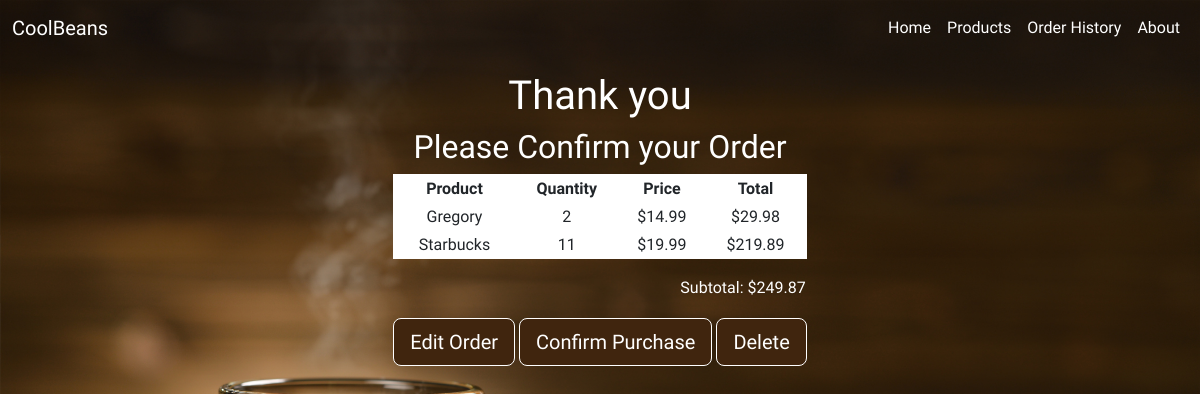
The app's page /confirmation/6 with its own data.
### beansapp/models.py (models this page shows)
class OrderItem(models.Model):
    product = models.ForeignKey(Product, on_delete=models.SET_NULL, null=True)
    order = models.ForeignKey(Order, on_delete=models.CASCADE,null=True)
    quantity = models.IntegerField(default=0, null=True, blank=True)
    def get_total(self):
        total = self.product.price * self.quantity
        return total

class Product(models.Model):
    types = models.ManyToManyField(Tag)
    name = models.CharField(max_length=30)
    description = models.CharField(max_length=200)
    image = models.ImageField(null=True,blank=True)
    price = models.FloatField()
    def __str__(self):
        return self.name

### beansapp/views.py (the view, shortened to what this page needs)
# urls.py: path('confirmation/<int:id>', ConfirmationView.as_view(), name='confirmation' ),
class ConfirmationView(View):
    def get (self,request,id): # the id is like a book but only contains the title
        order = Order.objects.get(id=id) # we write this again because we need to acceess the book ( in this case order)
        orderitems = OrderItem.objects.filter(order=order) # the "_set.all()" is a django method thats allows us
        item_total = Order.get_order_items(order)
        order_price = Order.get_total(order)
        return render(
            request=request,
            template_name='confirmation.html',
            context={
                'order':order,
                'items':orderitems,
                'order_total': item_total,
                'order_price': order_price,
            }
        )

### beansapp/models.py (called while the page is built)
    def get_order_items(self):
        return self.orderitem_set.all()

    def get_total(self):
        orderitems = self.orderitem_set.all()
        total = 0
        for item in orderitems:
            total += item.product.price * item.quantity
        return round(total,2)

### beansapp/templates/confirmation.html (shortened to what this page needs)
{% extends 'main.html'%}
{% block content %}
<div class="container">
    <div class="row">
      <div class="col text-center">
        <h1>Thank you {{order.addressee.first_name}}{{order.addressee.last_name}}</h1>
        <h2> Please Confirm your Order </h2>
        <div>
          <table class="info table table-sm text-center">
          <tr>
            <th>Product</th>
            <th>Quantity</th>
            <th>Price</th>
            <th>Total</th>
          </tr>
          {% for item in items %}
          <tr>
            <td>{{item.product}}</td>
            <td>{{item.quantity}}</td>
            <td>${{item.product.price}}</td>
            <td>${{item.get_total}}</td>
          </tr>
          {%endfor%}
        </table>
        <table class="subtotal">
          <tr>
          <th></th>
          <th></th>
          <th></th>
          <th></th>
          <th></th>
        </tr>
        <tr>
          <td></td>
          <td></td>
          <td>Subtotal: </td>
          <td></td>
          <td> ${{order_price}}  </td>
        </tr>
        </table>
      </div>
        <form method="POST">
      <a class="btn btn-primary btn-lg" href="{% url 'editorder' order.id %}">Edit Order</a>
      <a class="btn btn-primary btn-lg" href="{% url 'receipt' order.id %}">Confirm Purchase</a>
      <input class="btn btn-primary btn-lg" type="submit" name="delete" value="Delete" />
      </form>
      </div>
    </div>
  </div>
{% endblock%}

### beansapp/templates/confirmation.html (style rules this page uses)
.info { background-color: #40250E; color: white; border: 1px solid white; }
.container { display:flex; justify-content: center; }
.subtotal { display: flex; justify-content: flex-end; padding-bottom: 20px; }

### beansapp/templates/main.html (style rules this page uses)
body { background-image:url("../static/images/landingnew.jpg"); background-size:cover; background-position: bottom; background-repeat: no-repeat; font-family: 'Limelight', cursive; color:#fff; }
.btn { background-color: #40250E; border: 1px solid #fff; }

### records on screen
OrderItem: product "Gregory", quantity "2", product.price "14.99", get_total "29.98"
OrderItem: product "Starbucks", quantity "11", product.price "19.99", get_total "219.89"

### other values on screen
{{ order_price }} "249.87"
